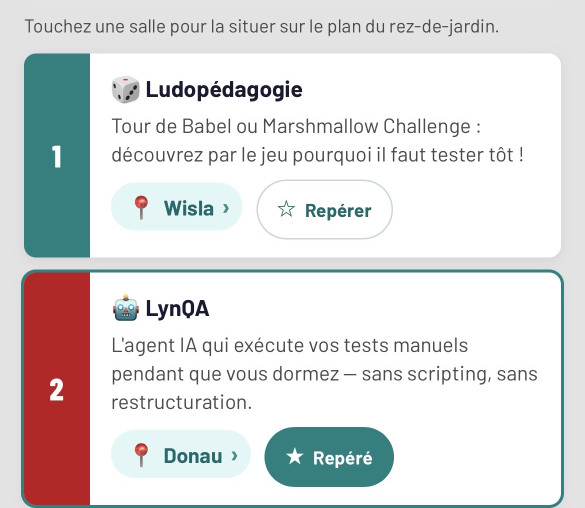
#> input picture outils/affiches/ressources/capture-reperer.png, 1170 x 1016 px, given in place of logo-testing-event.png, which was not available (shown at 1/2 size)
$ python generer-animation.py
#> lines starting #> are read from the running program, lines starting #| are printed output that depends on the picture; pictures that were not available may be replaced by others from this repository, and a replacement may not be noted
#!/usr/bin/env python3
"""L'animation de la page de garde : un balayage lumineux sur le logo.

Hors chaîne de production : ce script n'est pas exécuté par le CI et demande
Pillow, pymupdf et ffmpeg.

Le mouvement dure 2,6 secondes, puis l'image reste fixe 27,4 secondes avant de
recommencer. C'est la traduction de « en boucle, mais pas trop constant » :
sur trente secondes d'affichage, il ne se passe quelque chose que pendant
deux. Le reste du temps, c'est une page de garde immobile.

Deux sorties, deux usages :

  couverture-logo.gif
      Le bloc du logo seul, aux dimensions exactes qu'il occupe sur la diapo 1.
      C'est lui qui est posé dans le PPTX : un GIF animé boucle tout seul, sans
      réglage de lecture automatique ni de répétition — donc sans rien qui
      puisse ne pas se déclencher le jour J. Le reste de la couverture (la
      signature, la date, le QR) reste du texte natif.

  couverture-testing-event.mp4
      La couverture entière en 1920 x 1080, pour un écran ou un lecteur vidéo.
      Elle est composée à partir de la page 1 du PDF de la présentation, ce qui
      garantit qu'elle montre exactement la diapo et non une reconstitution.

Le balayage est découpé sur l'alpha du logo : la lumière ne passe que sur les
lettres, jamais sur le fond. Un reflet qui déborderait sur le fond marine
trahirait le calque.

La pause est écrite comme une suite d'images identiques de deux secondes. Le
codeur GIF de Pillow les fusionne en une seule image à longue temporisation —
c'est la forme compacte normale, et le contrôle en fin de script vérifie qu'elle
dure bien ce qu'elle doit durer. Je n'ai pas pu tester le rendu dans PowerPoint
depuis cet environnement : si l'animation s'y remettait à tourner en boucle
rapide, ce serait que le lecteur plafonne le délai, et le contournement serait
de rendre les images de pause imperceptiblement différentes pour empêcher la
fusion.
"""
import argparse
import math
import pathlib
import shutil
import subprocess
import sys

from PIL import Image, ImageDraw, ImageFilter

RACINE = pathlib.Path(__file__).resolve().parents[2]
RES = pathlib.Path(__file__).parent / 'ressources'
LOGO = RES / 'logo-testing-event.png'
DECK_PDF = pathlib.Path(__file__).parent / 'presentation-testing-event.pdf'
SORTIE = pathlib.Path(__file__).parent

ENCRE = (26, 26, 46)

# Le bloc du logo sur la diapo 1 : 15,0 x 3,25 cm, rendu à 200 ppp.
GIF_L, GIF_H = 1181, 256
MOUVEMENT_S = 2.6
IMAGES_MOUVEMENT = 26     # 100 ms par image, pile
PAUSE_S = 27.4
PAUSE_PAS_S = 2.0


def balayage(base, logo_alpha, position, largeur=0.30, intensite=0.85):
    """Superpose une bande lumineuse à `base`, découpée sur l'alpha du logo.

    `position` va de 0 (bande hors cadre à gauche) à 1 (hors cadre à droite).
    """
    L, H = base.size
    marge = int(L * 0.55)
    cx = int(-marge + position * (L + 2 * marge))
    demi = max(4, int(L * largeur / 2))

    bande = Image.new('L', (L, H), 0)
    trace = ImageDraw.Draw(bande)
    penche = int(H * 0.9)
    for k in range(-demi, demi + 1):
        v = int(255 * math.exp(-(k / (demi / 1.9)) ** 2))
        if v:
            trace.line([(cx + k + penche, -10), (cx + k - penche, H + 10)], fill=v, width=3)
    bande = bande.filter(ImageFilter.GaussianBlur(max(4, L // 90)))

    lumiere = Image.composite(bande, Image.new('L', (L, H), 0), logo_alpha)
    lumiere = lumiere.point(lambda v: int(v * intensite))
    return Image.composite(Image.new('RGB', (L, H), (255, 255, 255)), base, lumiere)


def images_du_mouvement(base, logo_alpha, n=IMAGES_MOUVEMENT):
    return [balayage(base, logo_alpha, i / (n - 1)) for i in range(n)]


def faire_gif():
    logo = Image.open(LOGO).convert('RGBA').resize((GIF_L, GIF_H), Image.LANCZOS)
    base = Image.new('RGB', (GIF_L, GIF_H), ENCRE)
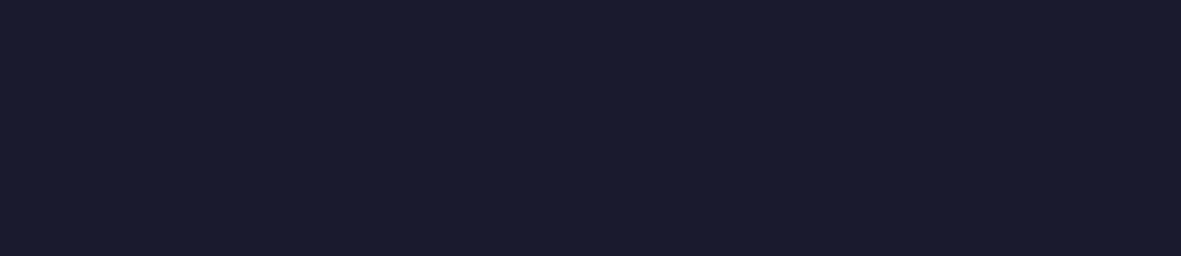
#> base: PIL image 1181x256 RGB; mean R, G, B 26, 26, 46
    base.paste(logo, (0, 0), logo)
    alpha = logo.split()[3]
#> alpha: PIL image 1181x256 L; every value is 255

    images = images_du_mouvement(base, alpha)
#> in balayage, `bande = Image.new('L', (L, H), 0)`: bande: PIL image 1181x256 L; every value is 0
#> the loop in balayage (call 2), `for k in range(-demi, demi + 1):` made 355 passes
#> v on passes 1 to 3: 6, 7, 7
#> call 4 of balayage, with position = 0.12, largeur = 0.3, intensite = 0.85
#> in balayage (call 4), `cx = int(-marge + position * (L + 2 * marge))`: cx = -351
#> the loop in balayage (call 4), `for k in range(-demi, demi + 1):` made 355 passes
#> in balayage (call 4), `bande = bande.filter(ImageFilter.GaussianBlur(max(4, L // 90)))`:
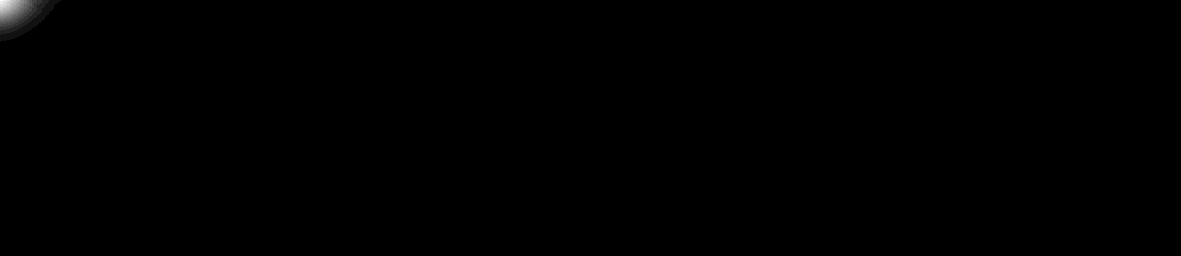
#> bande: PIL image 1181x256 L; min 0, max 15, mean 0.0225; drawn with min black and max white
#> in balayage (call 6), `cx = int(-marge + position * (L + 2 * marge))`: cx = -153
#> the loop in balayage (call 6), `for k in range(-demi, demi + 1):` made 355 passes
#> in balayage (call 6), `bande = bande.filter(ImageFilter.GaussianBlur(max(4, L // 90)))`:
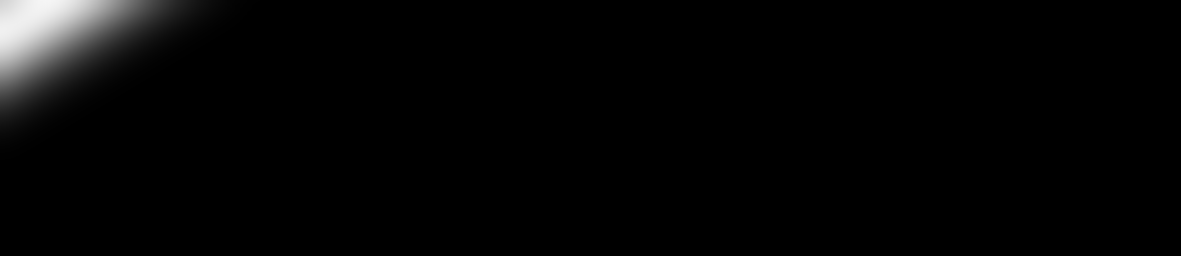
#> bande: PIL image 1181x256 L; min 0, max 246, mean 5.4
#> in balayage (call 16), `lumiere = lumiere.point(lambda v: int(v * intensite))`:
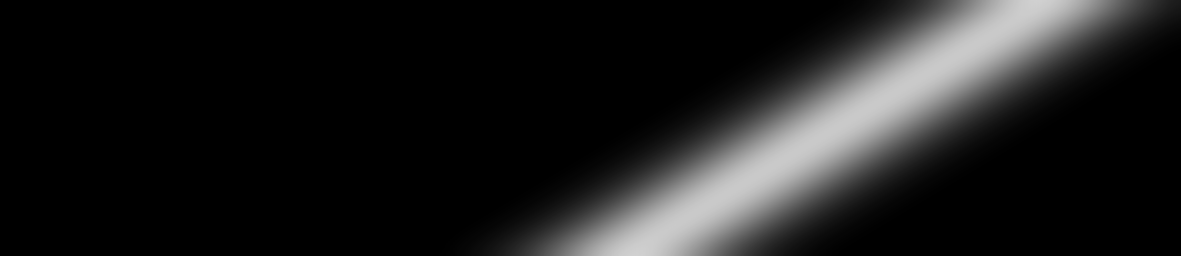
#> lumiere: PIL image 1181x256 L; min 0, max 209, mean 29.8
#> in balayage (call 17), `bande = bande.filter(ImageFilter.GaussianBlur(max(4, L // 90)))`:
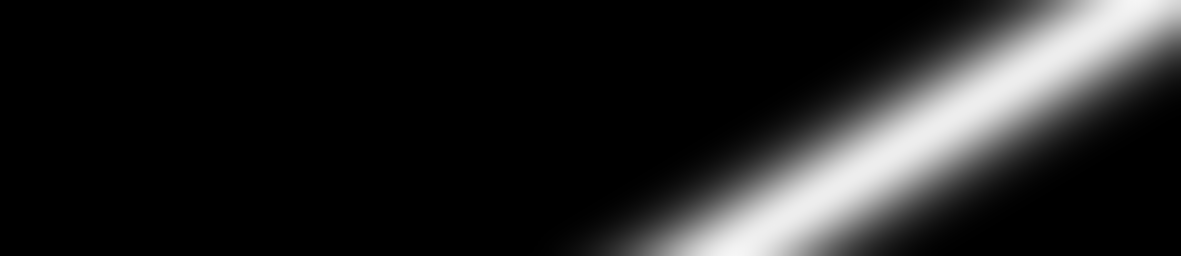
#> bande: PIL image 1181x256 L; min 0, max 246, mean 34.1
#> in balayage (call 17), `lumiere = lumiere.point(lambda v: int(v * intensite))`:
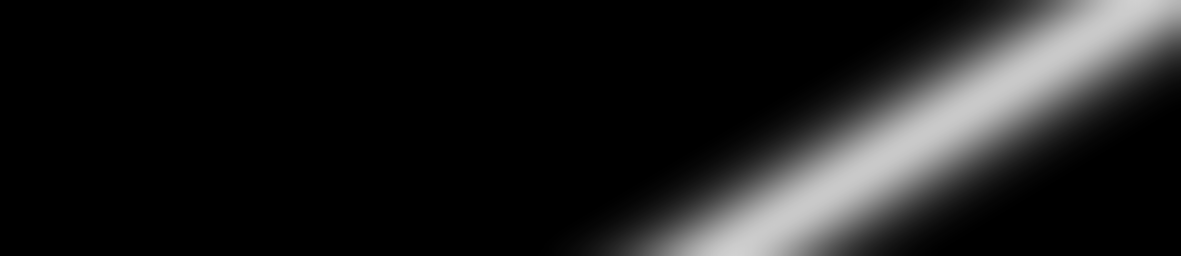
#> lumiere: PIL image 1181x256 L; min 0, max 209, mean 28.9
#> in balayage (call 17), `return Image.composite(Image.new('RGB', (L, H), (255, 255, 255)), base..`:
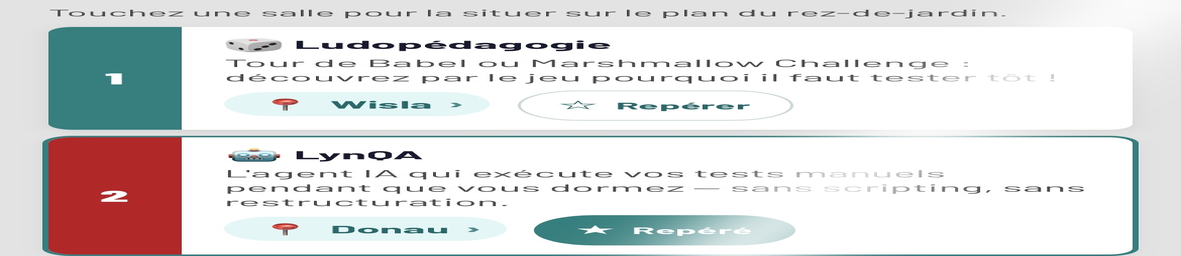
#> returned value: PIL image 1181x256 RGB; mean R, G, B 223.2, 222.3, 222.4
    durees = [int(MOUVEMENT_S * 1000 / len(images))] * len(images)
    # La dernière image de pause absorbe le reste, pour que le total tombe
    # juste : 13 x 2 s + 1,4 s = 27,4 s, et non 14 x 2 s = 28 s.
    pleins = int(PAUSE_S // PAUSE_PAS_S)
    reste = int(round((PAUSE_S - pleins * PAUSE_PAS_S) * 1000))
    durees_pause = [int(PAUSE_PAS_S * 1000)] * pleins + ([reste] if reste else [])
    images += [base.copy() for _ in durees_pause]
    durees += durees_pause

    chemin = SORTIE / 'couverture-logo.gif'
    # 64 couleurs faisaient apparaître des bandes diagonales dans le
    # dégradé du balayage : le reflet doit être lisse, c'est tout son effet.
    palette = images[len(images) // 3].convert('P', palette=Image.ADAPTIVE, colors=200)
    cadres = [im.quantize(palette=palette, dither=Image.NONE) for im in images]
    cadres[0].save(chemin, save_all=True, append_images=cadres[1:],
                   duration=durees, loop=0, optimize=True, disposal=1)
    with Image.open(chemin) as ecrit:
        ecrites = ecrit.n_frames
    return chemin, ecrites, sum(durees) / 1000


# [66 lines left out: functions faire_mp4, verifier_gif, not called in this run]


def main():
    parser = argparse.ArgumentParser(description=__doc__)
    parser.parse_args()

    gif, images, duree = faire_gif()
#> (the run stopped early here; a loop or call above may not have finished)
